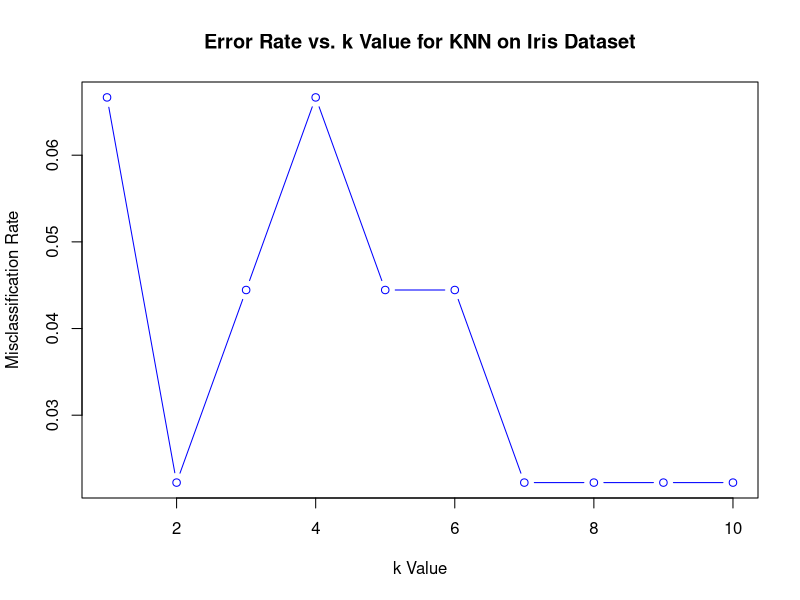

Write R code to recreate this figure.
data("iris")
head(iris)
str(iris)
#standardize
scaled_features <- scale(iris[, 1:4])
standardized_iris <- data.frame(scaled_features, Species = iris$Species)
df <- standardized_iris
#split
set.seed(123)
training_size <- floor(0.7 * nrow(df))
training_indices <- sample(seq_len(nrow(df)), size = training_size)
train_set <- df[training_indices, ]
test_set <- df[-training_indices, ]
#train and test
library(class)
train_features <- train_set[, -5] 
test_features <- test_set[, -5]
train_labels <- train_set$Species
knn_pred <- knn(train = train_features, test = test_features, cl = train_labels, k = 1)
print(knn_pred[1:10])
#misclassification rate
incorrect_predictions <- sum(knn_pred != test_set$Species)
total_predictions <- length(knn_pred)
misclassification_rate <- incorrect_predictions / total_predictions
print(misclassification_rate)
#choose k
# Prepare variables to store k values and corresponding error rates
k_values <- 1:10
error_rates <- numeric(length(k_values))

# Loop through k values
for (k in k_values) {
  # Predict using knn
  knn_pred <- knn(train = train_features, test = test_features, cl = train_labels, k = k)
  
  # Calculate misclassification rate
  error_rates[k] <- mean(knn_pred != test_set$Species)
}

# Plot the error rates
plot(k_values, error_rates, type = "b", col = "blue", xlab = "k Value", ylab = "Misclassification Rate",
     main = "Error Rate vs. k Value for KNN on Iris Dataset")